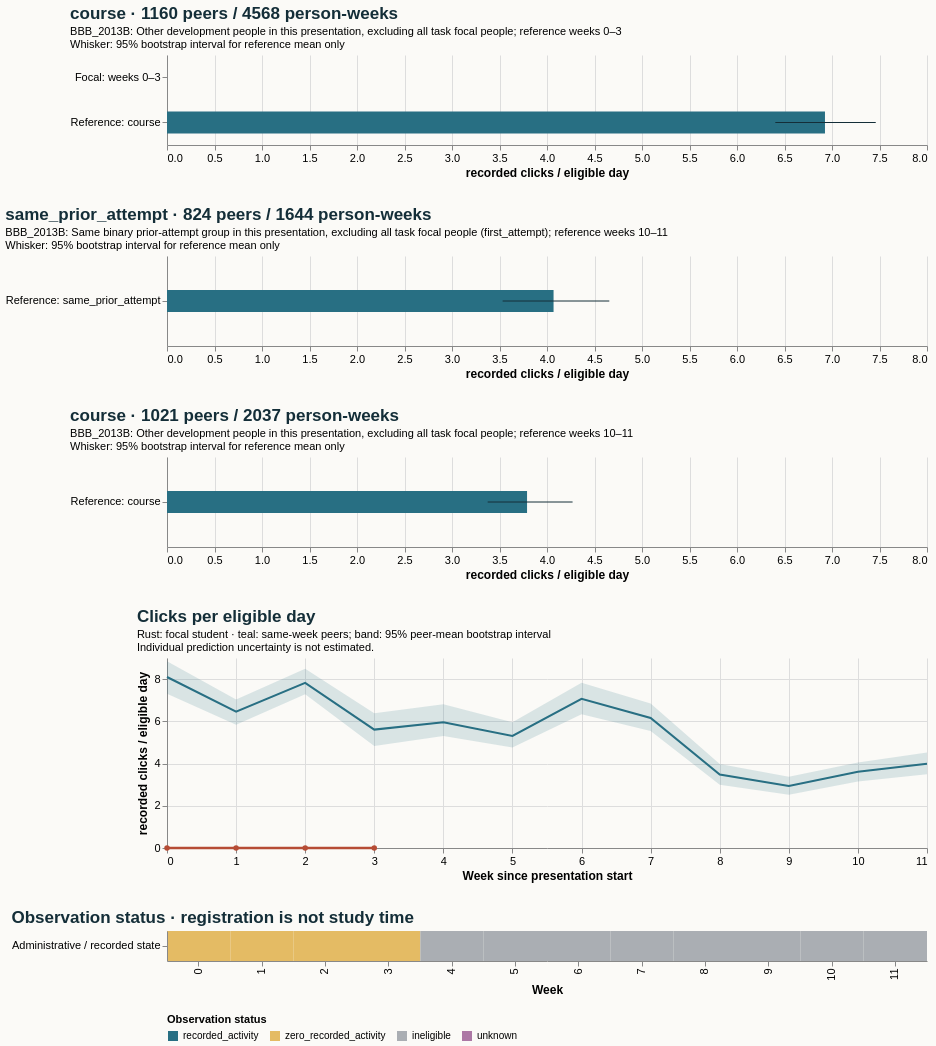

Source (Vega-Lite JSON):
### Vega-Lite specification from a JSON file in a GitHub repository (floating-point values rounded to 4 significant figures)
{"$schema": "https://vega.github.io/schema/vega-lite/v5.20.1.json", "config": {"axis": {"labelFontSize": 11, "titleFontSize": 12}, "background": "#fbfaf7", "font": "sans-serif", "title": {"anchor": "start", "color": "#142e38", "fontSize": 17, "subtitleFontSize": 11}, "view": {"continuousHeight": 300, "continuousWidth": 300, "stroke": null}}, "datasets": {"data-2ad483ec0340b9a1e580ed9a8d0375fa": [{"hi": null, "lo": null, "series": "Focal: weeks 0–3", "value": 0.0}, {"hi": 7.46, "lo": 6.404, "series": "Reference: course", "value": 6.926}], "data-33e6863379c4a3d81386353f7f5ca3bc": [{"end_day": 6, "focal_value": 0.0, "peer_ci_high": 8.843, "peer_ci_low": 7.31, "peer_mean": 8.1, "peer_observations": 1159, "peer_people": 1159, "reference": "course", "unit": "recorded clicks / eligible day", "week": 0}, {"end_day": 13, "focal_value": 0.0, "peer_ci_high": 7.033, "peer_ci_low": 5.838, "peer_mean": 6.456, "peer_observations": 1151, "peer_people": 1151, "reference": "course", "unit": "recorded clicks / eligible day", "week": 1}, {"end_day": 20, "focal_value": 0.0, "peer_ci_high": 8.491, "peer_ci_low": 7.278, "peer_mean": 7.819, "peer_observations": 1133, "peer_people": 1133, "reference": "course", "unit": "recorded clicks / eligible day", "week": 2}, {"end_day": 27, "focal_value": 0.0, "peer_ci_high": 6.381, "peer_ci_low": 4.831, "peer_mean": 5.608, "peer_observations": 1125, "peer_people": 1125, "reference": "course", "unit": "recorded clicks / eligible day", "week": 3}, {"end_day": 34, "focal_value": null, "peer_ci_high": 6.804, "peer_ci_low": 5.306, "peer_mean": 5.954, "peer_observations": 1088, "peer_people": 1088, "reference": "course", "unit": "recorded clicks / eligible day", "week": 4}, {"end_day": 41, "focal_value": null, "peer_ci_high": 5.952, "peer_ci_low": 4.759, "peer_mean": 5.31, "peer_observations": 1081, "peer_people": 1081, "reference": "course", "unit": "recorded clicks / eligible day", "week": 5}, {"end_day": 48, "focal_value": null, "peer_ci_high": 7.828, "peer_ci_low": 6.34, "peer_mean": 7.065, "peer_observations": 1070, "peer_people": 1070, "reference": "course", "unit": "recorded clicks / eligible day", "week": 6}, {"end_day": 55, "focal_value": null, "peer_ci_high": 6.846, "peer_ci_low": 5.544, "peer_mean": 6.16, "peer_observations": 1054, "peer_people": 1054, "reference": "course", "unit": "recorded clicks / eligible day", "week": 7}, {"end_day": 62, "focal_value": null, "peer_ci_high": 3.975, "peer_ci_low": 2.996, "peer_mean": 3.483, "peer_observations": 1044, "peer_people": 1044, "reference": "course", "unit": "recorded clicks / eligible day", "week": 8}, {"end_day": 69, "focal_value": null, "peer_ci_high": 3.38, "peer_ci_low": 2.523, "peer_mean": 2.943, "peer_observations": 1027, "peer_people": 1027, "reference": "course", "unit": "recorded clicks / eligible day", "week": 9}, {"end_day": 76, "focal_value": null, "peer_ci_high": 4.047, "peer_ci_low": 3.15, "peer_mean": 3.609, "peer_observations": 1021, "peer_people": 1021, "reference": "course", "unit": "recorded clicks / eligible day", "week": 10}, {"end_day": 83, "focal_value": null, "peer_ci_high": 4.52, "peer_ci_low": 3.493, "peer_mean": 3.989, "peer_observations": 1016, "peer_people": 1016, "reference": "course", "unit": "recorded clicks / eligible day", "week": 11}], "data-48df08d29fc2197103df3b79484dc260": [{"hi": null, "lo": null, "series": "Focal: weeks 10–11", "value": null}, {"hi": 4.269, "lo": 3.376, "series": "Reference: course", "value": 3.79}], "data-742c6a8fb82c8370de9a3a588a9fd194": [{"eligible_days": 7.0, "end_day": 6, "logging_completeness": "unknown", "observation_status": "zero_recorded_activity", "row": "Administrative / recorded state", "score_status": "withheld_release_time_unknown", "start_day": 0, "value": 0.0, "week": 0}, {"eligible_days": 7.0, "end_day": 13, "logging_completeness": "unknown", "observation_status": "zero_recorded_activity", "row": "Administrative / recorded state", "score_status": "withheld_release_time_unknown", "start_day": 7, "value": 0.0, "week": 1}, {"eligible_days": 7.0, "end_day": 20, "logging_completeness": "unknown", "observation_status": "zero_recorded_activity", "row": "Administrative / recorded state", "score_status": "withheld_release_time_unknown", "start_day": 14, "value": 0.0, "week": 2}, {"eligible_days": 6.0, "end_day": 27, "logging_completeness": "unknown", "observation_status": "zero_recorded_activity", "row": "Administrative / recorded state", "score_status": "withheld_release_time_unknown", "start_day": 21, "value": 0.0, "week": 3}, {"eligible_days": 0.0, "end_day": 34, "logging_completeness": "unknown", "observation_status": "ineligible", "row": "Administrative / recorded state", "score_status": "withheld_release_time_unknown", "start_day": 28, "value": null, "week": 4}, {"eligible_days": 0.0, "end_day": 41, "logging_completeness": "unknown", "observation_status": "ineligible", "row": "Administrative / recorded state", "score_status": "withheld_release_time_unknown", "start_day": 35, "value": null, "week": 5}, {"eligible_days": 0.0, "end_day": 48, "logging_completeness": "unknown", "observation_status": "ineligible", "row": "Administrative / recorded state", "score_status": "withheld_release_time_unknown", "start_day": 42, "value": null, "week": 6}, {"eligible_days": 0.0, "end_day": 55, "logging_completeness": "unknown", "observation_status": "ineligible", "row": "Administrative / recorded state", "score_status": "withheld_release_time_unknown", "start_day": 49, "value": null, "week": 7}, {"eligible_days": 0.0, "end_day": 62, "logging_completeness": "unknown", "observation_status": "ineligible", "row": "Administrative / recorded state", "score_status": "withheld_release_time_unknown", "start_day": 56, "value": null, "week": 8}, {"eligible_days": 0.0, "end_day": 69, "logging_completeness": "unknown", "observation_status": "ineligible", "row": "Administrative / recorded state", "score_status": "withheld_release_time_unknown", "start_day": 63, "value": null, "week": 9}, {"eligible_days": 0.0, "end_day": 76, "logging_completeness": "unknown", "observation_status": "ineligible", "row": "Administrative / recorded state", "score_status": "withheld_release_time_unknown", "start_day": 70, "value": null, "week": 10}, {"eligible_days": 0.0, "end_day": 83, "logging_completeness": "unknown", "observation_status": "ineligible", "row": "Administrative / recorded state", "score_status": "withheld_release_time_unknown", "start_day": 77, "value": null, "week": 11}], "data-c6007bf24bd4a14120402c3e3a681a74": [{"hi": null, "lo": null, "series": "Focal: weeks 10–11", "value": null}, {"hi": 4.656, "lo": 3.533, "series": "Reference: same_prior_attempt", "value": 4.069}]}, "resolve": {"scale": {"color": "independent"}}, "spacing": 28, "vconcat": [{"data": {"name": "data-2ad483ec0340b9a1e580ed9a8d0375fa"}, "height": 90, "layer": [{"encoding": {"x": {"field": "value", "scale": {"domain": [0, 7.833], "zero": true}, "title": "recorded clicks / eligible day", "type": "quantitative"}, "y": {"field": "series", "sort": null, "title": null, "type": "nominal"}}, "mark": {"color": "#286f83", "size": 22, "type": "bar"}}, {"encoding": {"x": {"field": "lo", "type": "quantitative"}, "x2": {"field": "hi"}, "y": {"field": "series", "sort": null, "title": null, "type": "nominal"}}, "mark": {"color": "#142e38", "type": "rule"}}], "title": {"subtitle": ["BBB_2013B: Other development people in this presentation, excluding all task focal people; reference weeks 0–3", "Whisker: 95% bootstrap interval for reference mean only"], "text": "course · 1160 peers / 4568 person-weeks"}, "width": 760}, {"data": {"name": "data-c6007bf24bd4a14120402c3e3a681a74"}, "height": 90, "layer": [{"encoding": {"x": {"field": "value", "scale": {"domain": [0, 7.833], "zero": true}, "title": "recorded clicks / eligible day", "type": "quantitative"}, "y": {"field": "series", "sort": null, "title": null, "type": "nominal"}}, "mark": {"color": "#286f83", "size": 22, "type": "bar"}}, {"encoding": {"x": {"field": "lo", "type": "quantitative"}, "x2": {"field": "hi"}, "y": {"field": "series", "sort": null, "title": null, "type": "nominal"}}, "mark": {"color": "#142e38", "type": "rule"}}], "title": {"subtitle": ["BBB_2013B: Same binary prior-attempt group in this presentation, excluding all task focal people (first_attempt); reference weeks 10–11", "Whisker: 95% bootstrap interval for reference mean only"], "text": "same_prior_attempt · 824 peers / 1644 person-weeks"}, "width": 760}, {"data": {"name": "data-48df08d29fc2197103df3b79484dc260"}, "height": 90, "layer": [{"encoding": {"x": {"field": "value", "scale": {"domain": [0, 7.833], "zero": true}, "title": "recorded clicks / eligible day", "type": "quantitative"}, "y": {"field": "series", "sort": null, "title": null, "type": "nominal"}}, "mark": {"color": "#286f83", "size": 22, "type": "bar"}}, {"encoding": {"x": {"field": "lo", "type": "quantitative"}, "x2": {"field": "hi"}, "y": {"field": "series", "sort": null, "title": null, "type": "nominal"}}, "mark": {"color": "#142e38", "type": "rule"}}], "title": {"subtitle": ["BBB_2013B: Other development people in this presentation, excluding all task focal people; reference weeks 10–11", "Whisker: 95% bootstrap interval for reference mean only"], "text": "course · 1021 peers / 2037 person-weeks"}, "width": 760}, {"data": {"name": "data-33e6863379c4a3d81386353f7f5ca3bc"}, "height": 190, "layer": [{"encoding": {"x": {"axis": {"tickMinStep": 1}, "field": "week", "title": "Week since presentation start", "type": "quantitative"}, "y": {"field": "peer_ci_low", "scale": {"zero": true}, "title": "recorded clicks / eligible day", "type": "quantitative"}, "y2": {"field": "peer_ci_high"}}, "mark": {"color": "#286f83", "opacity": 0.16, "type": "area"}}, {"encoding": {"tooltip": [{"field": "week", "type": "quantitative"}, {"field": "peer_mean", "type": "quantitative"}, {"field": "peer_people", "type": "quantitative"}, {"field": "peer_observations", "type": "quantitative"}], "x": {"field": "week", "type": "quantitative"}, "y": {"field": "peer_mean", "type": "quantitative"}}, "mark": {"color": "#286f83", "strokeWidth": 2, "type": "line"}}, {"encoding": {"tooltip": [{"field": "week", "type": "quantitative"}, {"field": "focal_value", "type": "quantitative"}], "x": {"field": "week", "type": "quantitative"}, "y": {"field": "focal_value", "type": "quantitative"}}, "mark": {"color": "#b64c35", "point": {"color": "#b64c35"}, "strokeWidth": 2.5, "type": "line"}}], "title": {"subtitle": ["Rust: focal student · teal: same-week peers; band: 95% peer-mean bootstrap interval", "Individual prediction uncertainty is not estimated."], "text": "Clicks per eligible day"}, "width": 760}, {"data": {"name": "data-742c6a8fb82c8370de9a3a588a9fd194"}, "encoding": {"color": {"field": "observation_status", "legend": {"labelLimit": 260, "orient": "bottom"}, "scale": {"domain": ["recorded_activity", "zero_recorded_activity", "ineligible", "unknown"], "range": ["#286f83", "#e4bb64", "#aaaeb3", "#ac78a5"]}, "title": "Observation status", "type": "nominal"}, "tooltip": [{"field": "week", "type": "quantitative"}, {"field": "eligible_days", "type": "quantitative"}, {"field": "observation_status", "type": "nominal"}, {"field": "logging_completeness", "type": "nominal"}], "x": {"field": "week", "title": "Week", "type": "ordinal"}, "y": {"field": "row", "title": null, "type": "nominal"}}, "height": 30, "mark": {"type": "rect"}, "title": "Observation status · registration is not study time", "width": 760}]}
